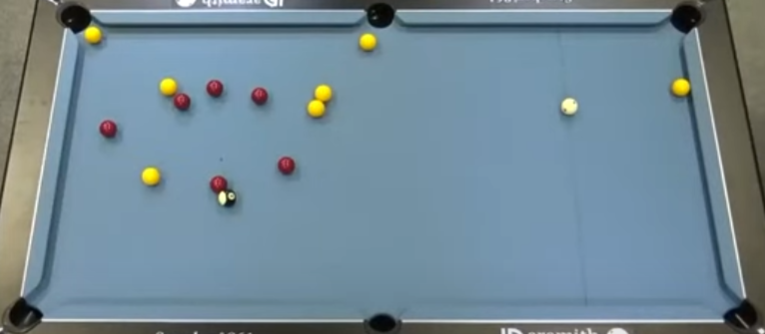
#> input picture Projet Deadpool last update 21-12/Images/Blackball2.png, 765 x 334 px, found by its file name
$ python TestCircleDetection.py
#> lines starting #> are read from the running program, lines starting #| are printed output that depends on the picture
import cv2
import numpy as np

#Find the picture and resize it
img = cv2.imread('Images\Blackball2.png')
#> img is the input picture: shape (334, 765, 3); mean B, G, R 150.5, 137.7, 115
img = cv2.resize(img, (600,400))
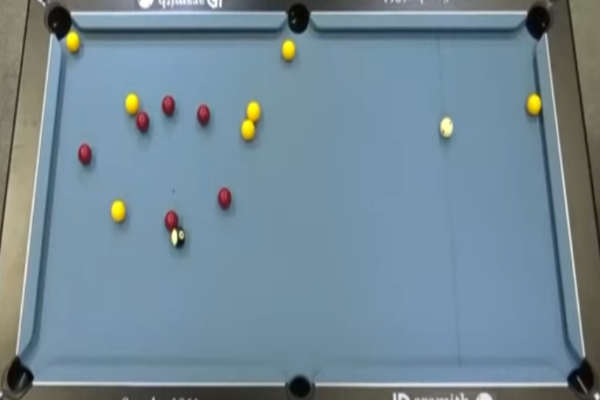
#> img: shape (400, 600, 3); mean B, G, R 150.5, 137.6, 114.9
cv2.imshow("Original Image", img)

# Convert to grayscale.
gray = cv2.cvtColor(img, cv2.COLOR_BGR2GRAY)
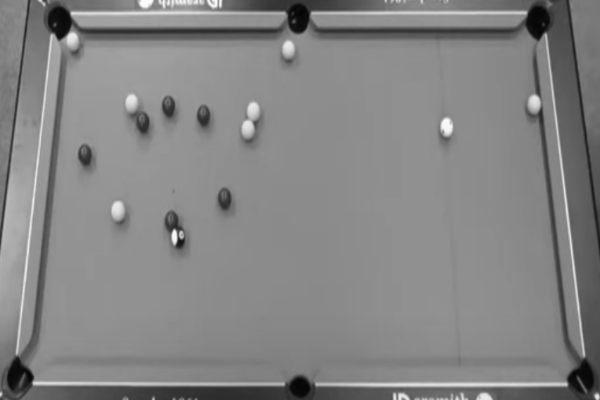
#> gray: shape (400, 600); min 4, max 255, mean 132.3
cv2.imshow("Treated Image Gray", gray)

# Blur using 3 * 3 kernel.
gray_blurred = cv2.blur(gray, (3, 3))
cv2.imshow("Treated Image Gray Blurred", gray_blurred)

# Apply Hough transform on the blurred image.
detected_circles = cv2.HoughCircles(gray_blurred,
                   cv2.HOUGH_GRADIENT, 1, 5, param1 = 50,
               param2 = 10, minRadius = 1, maxRadius = 100)
#> detected_circles = 1618 rows, first 8: [104.5, 125.5, 92.8], [95.5, 86.5, 75.9], [122.5, 88.5, 78.3], [111.5, 112.5, 97.2], [156.5, 95.5, 93.9], [120.5, 119.5, 79.6], [107.5, 121.5, 93.9], [109.5, 137.5, 98.3]

# Draw circles that are detected.
if detected_circles is not None:

    # Convert the circle parameters a, b and r to integers.
    detected_circles = np.uint16(np.around(detected_circles))
#> detected_circles = 1618 rows, first 8: [104, 126, 93], [96, 86, 76], [122, 88, 78], [112, 112, 97], [156, 96, 94], [120, 120, 80], [108, 122, 94], [110, 138, 98]

    for pt in detected_circles[0, :]:
        a, b, r = pt[0], pt[1], pt[2]

        # Draw the circumference of the circle.
        cv2.circle(img, (a, b), r, (0, 255, 0), 2)

        # Draw a small circle (of radius 1) to show the center.
        cv2.circle(img, (a, b), 1, (0, 0, 255), 3)
#> this loop made 1618 passes
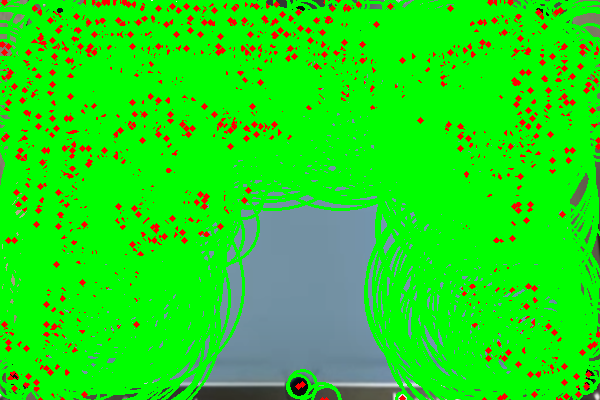
#> img: shape (400, 600, 3); mean B, G, R 22.3, 223.6, 29.6

cv2.imshow("Detected circles on the image", detected_circles)

# To exit all the windows
cv2.waitKey(0)
cv2.destroyAllWindows()

$ run again, with Projet Deadpool last update 21-12/Images/Blackball00.png copied over Projet Deadpool last update 21-12/Images/Blackball2.png
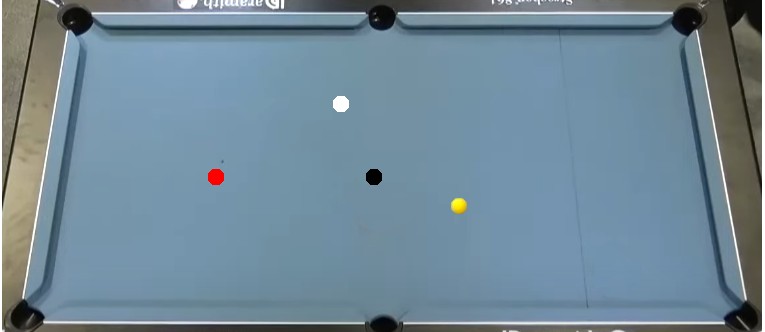
#> input picture Projet Deadpool last update 21-12/Images/Blackball00.png, 765 x 332 px, found by its file name
#> img is the input picture: shape (332, 765, 3); mean B, G, R 151.6, 136.8, 113.1
#> `gray = cv2.cvtColor(img, cv2.COLOR_BGR2GRAY)`:
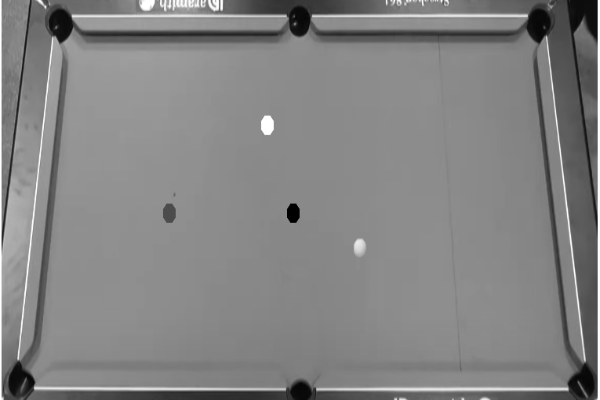
#> gray: shape (400, 600); min 0, max 255, mean 131.3
#> `detected_circles = cv2.HoughCircles(gray_blurred, cv2.HOUGH_GRADIENT, ..`: detected_circles = 1434 rows, first 8: [99.5, 95.5, 81.8], [94.5, 143.5, 93.8], [137.5, 107.5, 93.9], [503.5, 129.5, 93.9], [513.5, 97.5, 83.9], [504.5, 106.5, 92.7], [80.5, 305.5, 84.9], [472.5, 97.5, 83.8]
#> `detected_circles = np.uint16(np.around(detected_circles))`: detected_circles = 1434 rows, first 8: [100, 96, 82], [94, 144, 94], [138, 108, 94], [504, 130, 94], [514, 98, 84], [504, 106, 93], [80, 306, 85], [472, 98, 84]
#> the loop `for pt in detected_circles[0, :]:` made 1434 passes
#> after the loop `for pt in detected_circles[0, :]:`:
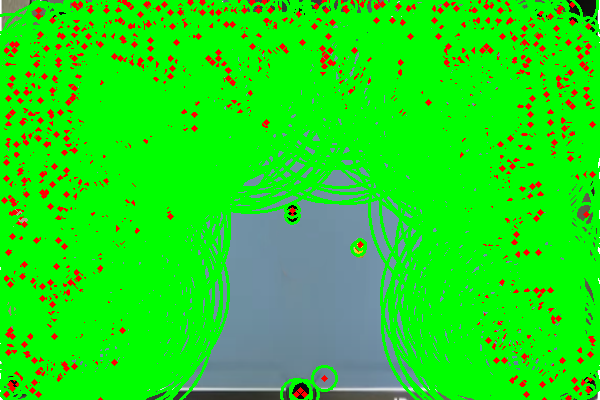
#> img: shape (400, 600, 3); mean B, G, R 25.1, 222.6, 30.5
